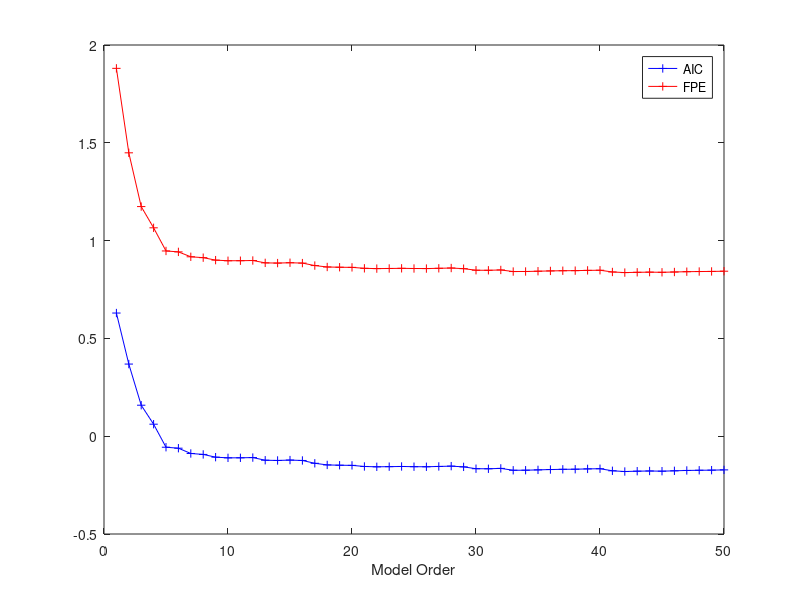

Write the MATLAB code that produced this figure. (Note: this script raises an error after producing the figure.)
clear all;
close all;
clc;

Nmax=50;

% bruit_structure loading :
% fe : sampling frequency
% b : data vector
% temps : time vector
load bruit_structure
prefix = 'auto_';

% == Autocorrelation computation ==
[Rb, Rb_lags] = xcorr(b, 'biased');
Rb_center = find(Rb_lags==0);
lenb = length(b);

% == AR modelling ==
AIC = zeros(1,Nmax);
FPE = zeros(1,Nmax);

for model_order=1:Nmax
    lev_a = levinson(Rb(Rb_center:Rb_center+model_order));
    V = lev_a*Rb(Rb_center:Rb_center+model_order);
    FPE(model_order) = V*(lenb+model_order+1)/(lenb-model_order-1);
    AIC(model_order) = log(V)+2*model_order/lenb;
end

% plot both criterion
plot(1:Nmax, AIC, 'b+-');
hold on;
plot(1:Nmax, FPE, 'r+-');
legend('AIC', 'FPE');
xlabel('Model Order')

% choose order (GUI inside)
disp('Choose model order');
[x,y] = ginput(1);

model_order = floor(x);
disp(['Chosen model order : ' num2str(model_order)])

% Compute AR model coeffs
[lev_a, error] = levinson(Rb(Rb_center:Rb_center+model_order));
V = lev_a*Rb(Rb_center:Rb_center+model_order);
wn = sqrt(V)*randn(1,length(temps));
y = filter([1], lev_a, wn);
disp(['Prediction error on lev_a : ' num2str(error)])

[Ry, Ry_lags] = xcorr(y, 'biased');

% == DSP ==
nfft = 64;
[Sb,f] = pwelch(b,hanning(nfft), nfft/2, nfft, fe);
[Sy,f] = pwelch(y,hanning(nfft), nfft/2, nfft, fe);
[Sth,f] = theo_psd(lev_a,V,fe,f);

display_stuff;

